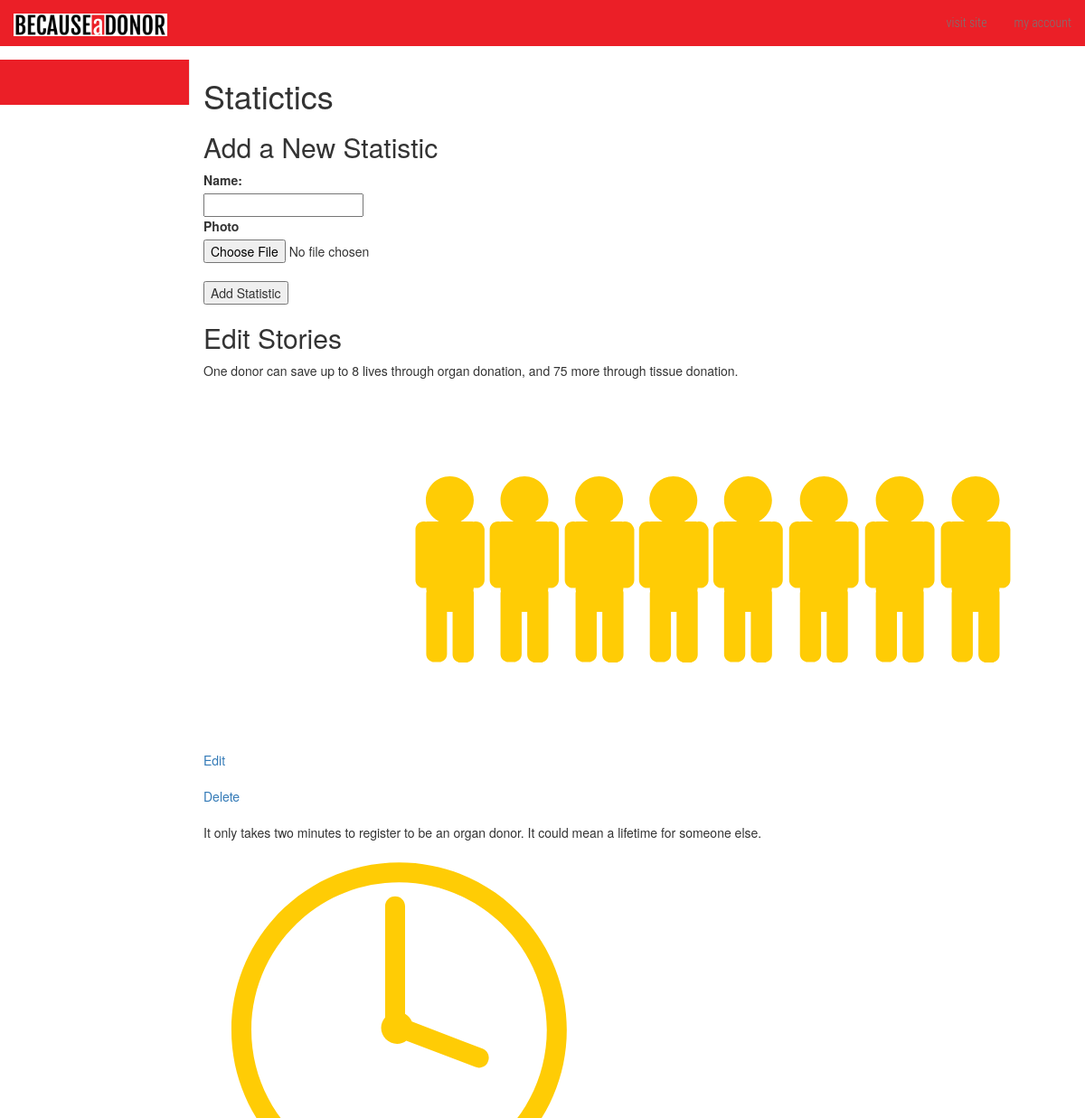
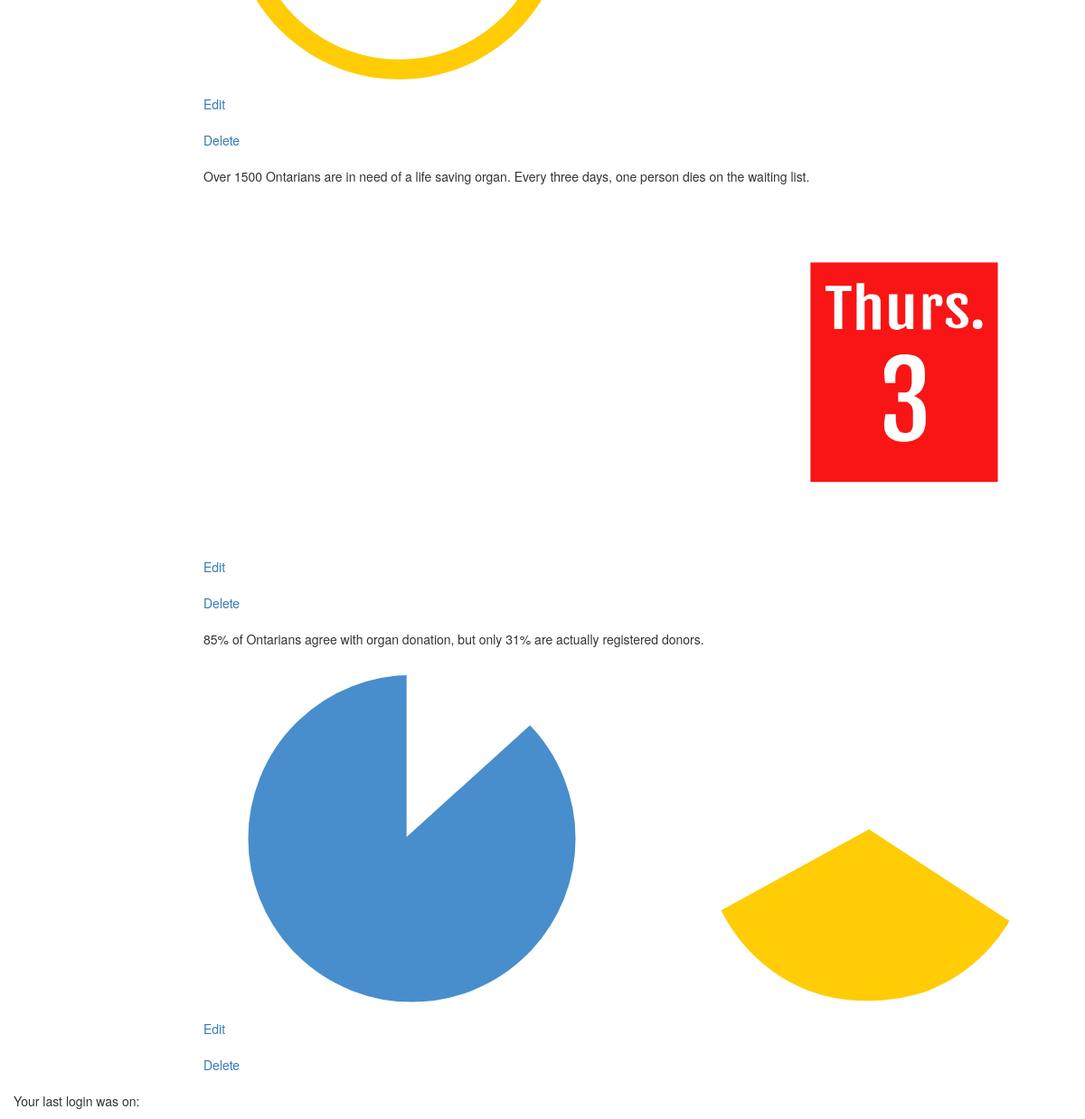
Page /admin/index.php?partial=edit_stats (signed in) on the committed database (2 pictures, top to bottom).
### tables this page shows
CREATE TABLE `tbl_statistics` (
  `stat_id` int(10) UNSIGNED NOT NULL,
  `stat_img` varchar(130) NOT NULL,
  `stat_text` varchar(300) NOT NULL
);

### admin/phpscripts/queries.php (called while the page is built, shortened)
<?php
	function getAll($tbl) {
		include('config.php');
		$queryAll = "SELECT * FROM {$tbl}";
		$runAll = mysqli_query($link, $queryAll);
		if($runAll){
			return $runAll;
		}else{
			return $error;
		}
	}
?>

### admin/edit_stats.php (the view, shortened to what this page needs)
<?php require_once('phpscripts/init.php');
	$tbl = 'tbl_statistics';
	$col = 'stat_id';
	$getStats = getAll($tbl);
?>
	<h1>Statictics</h1>
		<h2>Add a New Statistic</h2>
		<form action="index.php?partial=edit_addstat" method="post" enctype="multipart/form-data">
			<div class="upForm">
				<label>Name:</label><br>
				<input required type="text" name="text" value="<?php if(!empty($text)){echo $text;} ?>"><br>
				<label>Photo</label><br>
				<input required type="file" name="image" value="<?php if(!empty($image)){echo $image;} ?>"><br>
			</div>
			<div class="addbtn">
				<input type="submit" name="submit" value="Add Statistic">
			</div>
		</form>
		<div>
		<h2>Edit Stories</h2>
			<?php
				if(!is_string($getStats)){
					while($row = mysqli_fetch_array($getStats)){
						echo "<p>{$row['stat_text']}</p>
							<img src=\"../img/{$row['stat_img']}\">
							<a href=\"index.php?partial=edit_editstat&id={$row['stat_id']}\">Edit</a><br><br>
							<a href=\"index.php?partial=edit_delete&table={$tbl}&col={$col}&id={$row['stat_id']}\">Delete</a><br><br>";
					}
				}else{
					echo "<p>{$getStats}</p>";
				}
			?>
		</div>

### rows in the picture
tbl_statistics: stat_text "One donor can save up to 8 lives through organ donation, and 75 more through tissue donation.", stat_img (picture)
tbl_statistics: stat_text "It only takes two minutes to register to be an organ donor. It could mean a lifetime for someone else.", stat_img (picture)
tbl_statistics: stat_text "Over 1500 Ontarians are in need of a life saving organ. Every three days, one person dies on the waiting list.", stat_img (picture)
tbl_statistics: stat_text "85% of Ontarians agree with organ donation, but only 31% are actually registered donors.", stat_img (picture)
